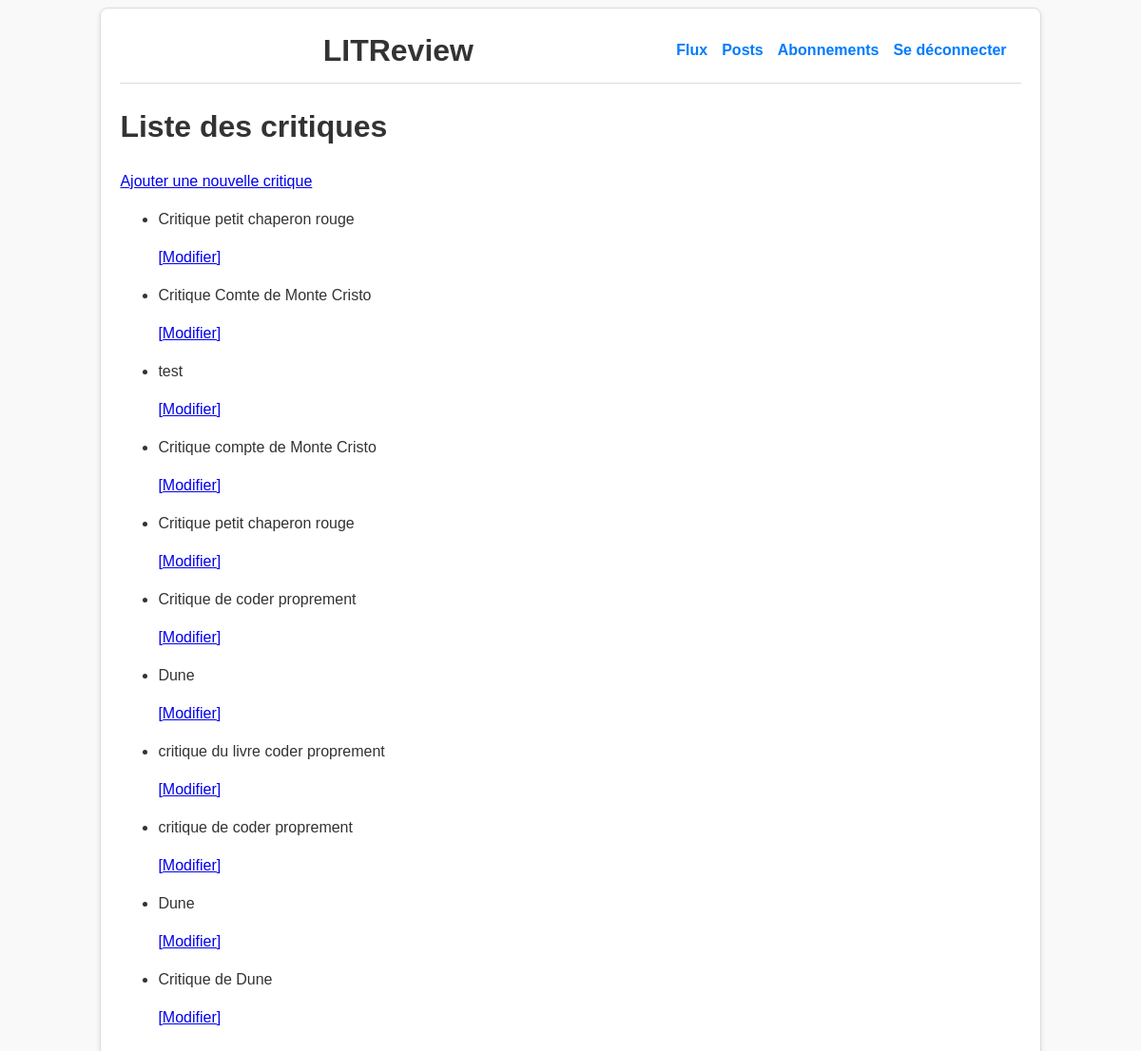
/review/, run on the app's committed database.
### review/models.py (models this page shows, shortened)
class Review(models.Model):
    ticket = models.ForeignKey(to=Ticket, on_delete=models.CASCADE, null=True, blank=True)
    rating = models.PositiveSmallIntegerField(
        validators=[MinValueValidator(0), MaxValueValidator(5)]
    )
    headline = models.CharField(max_length=128)
    body = models.TextField(max_length=8192, blank=True)
    user = models.ForeignKey(
        to=settings.AUTH_USER_MODEL, on_delete=models.CASCADE, null=True
    )
    time_created = models.DateTimeField(auto_now_add=True)
    contributors = models.ManyToManyField(
        settings.AUTH_USER_MODEL,
        through="ReviewContributor",
        related_name="contributions",
        blank=True,
    )

### review/views.py (the view)
# urls.py: path("review/", review.views.review_list, name="review_list"),
def review_list(request):
    review = Review.objects.all()
    return render(request, "review/review_list.html", {"reviews": review})

### review/templates/review/review_list.html
{% extends 'base.html' %}
{% block content %}
<h1>Liste des critiques</h1>
<a href="{% url 'review_create' %}">Ajouter une nouvelle critique</a>
<ul>
    {% for review in reviews %}
    <li>
        <p>{{ review.headline }}</p>
        <a href="{% url 'review_update' review.id %}">[Modifier]</a>
    </li>
    {% endfor %}
</ul>
{% endblock %}

### litrevu/templates/base.html (style rules this page uses)
body { font-family: Arial, sans-serif; line-height: 1.5; background-color: #f9f9f9; color: #333; }
a { outline: none; }

### data on the page
Review: headline "Critique petit chaperon rouge"
Review: headline "Critique Comte de Monte Cristo"
Review: headline "test"
Review: headline "Critique compte de Monte Cristo"
Review: headline "Critique petit chaperon rouge"
Review: headline "Critique de coder proprement"
Review: headline "Dune"
Review: headline "critique du livre coder proprement"
Review: headline "critique de coder proprement"
Review: headline "Dune"
Review: headline "Critique de Dune"
